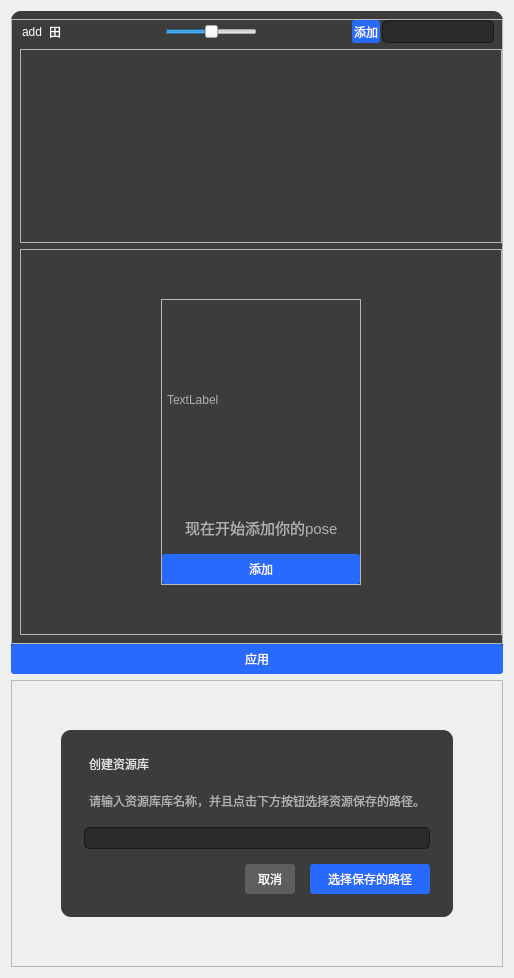
  <widget class="QWidget" name="centralwidget">
   <property name="sizePolicy">
    <sizepolicy hsizetype="MinimumExpanding" vsizetype="MinimumExpanding">
     <horstretch>0</horstretch>
     <verstretch>0</verstretch>
    </sizepolicy>
   </property>
   <layout class="QVBoxLayout" name="verticalLayout_4">
    <item>
     <widget class="QFrame" name="library_frame">
      <property name="styleSheet">
       <string notr="true">QFrame#library_frame{
	background-color:rgb(60, 60, 60);
	border-radius:10px;
}


QScrollBar:vertical {
border: 0px ;
background-color:rgb(60, 60, 60);
width:6px;
}
QScrollBar::handle:vertical{
background:rgb(225,225, 225);
min-height: 0px;
}
QScrollBar::add-line:vertical {
background: rgb(255, 0, 0);
       height: 0px;
     subcontrol-position: bottom;
        subcontrol-origin: margin;
    }
#QScrollBar::sub-line:vertical {
 background: rgb(0, 255, 17);
    height: 0 px;
     subcontrol-position: top;
  subcontrol-origin: margin;
    }</string>
      </property>
      <property name="frameShape">
       <enum>QFrame::StyledPanel</enum>
      </property>
      <property name="frameShadow">
       <enum>QFrame::Raised</enum>
      </property>
      <layout class="QVBoxLayout" name="verticalLayout_11">
       <property name="spacing">
        <number>0</number>
       </property>
       <property name="leftMargin">
        <number>0</number>
       </property>
       <property name="topMargin">
        <number>8</number>
       </property>
       <property name="rightMargin">
        <number>0</number>
       </property>
       <property name="bottomMargin">
        <number>0</number>
       </property>
       <item>
        <layout class="QHBoxLayout" name="horizontalLayout_3">
         <property name="spacing">
          <number>0</number>
         </property>
         <property name="leftMargin">
          <number>0</number>
         </property>
         <property name="topMargin">
          <number>0</number>
         </property>
         <property name="rightMargin">
          <number>0</number>
         </property>
         <property name="bottomMargin">
          <number>0</number>
         </property>
        </layout>
       </item>
       <item>
        <layout class="QHBoxLayout" name="horizontalLayout_2" stretch="0">
         <property name="spacing">
          <number>0</number>
         </property>
         <item>
          <widget class="QFrame" name="UI_Library_frame">
           <property name="styleSheet">
            <string notr="true"/>
           </property>
           <property name="frameShape">
            <enum>QFrame::StyledPanel</enum>
           </property>
           <property name="frameShadow">
            <enum>QFrame::Raised</enum>
           </property>
           <layout class="QVBoxLayout" name="verticalLayout_6">
            <property name="spacing">
             <number>6</number>
            </property>
            <property name="leftMargin">
             <number>8</number>
            </property>
            <property name="topMargin">
             <number>0</number>
            </property>
            <property name="rightMargin">
             <number>0</number>
            </property>
            <property name="bottomMargin">
             <number>8</number>
            </property>
            <item>
             <layout class="QHBoxLayout" name="horizontalLayout_4">
              <property name="spacing">
               <number>2</number>
              </property>
              <property name="leftMargin">
               <number>0</number>
              </property>
              <property name="topMargin">
               <number>0</number>
              </property>
              <property name="rightMargin">
               <number>8</number>
              </property>
              <property name="bottomMargin">
               <number>0</number>
              </property>
              <item>
               <widget class="QPushButton" name="pushButton">
                <property name="minimumSize">
                 <size>
                  <width>23</width>
                  <height>23</height>
                 </size>
                </property>
                <property name="styleSheet">
                 <string notr="true">QPushButton {
    background-color:transparent;
	color: rgb(255, 255, 255);
    border-width: 0px;
    border-radius: 3px;
    border-color: beige;
    padding: 2px;
	text-align:left
}
QPushButton:hover {
    background-color: rgb(150, 150, 150);
}
QPushButton:pressed {
    background-color:  rgb(210, 210, 210);
    border-style: inset;
}</string>
                </property>
                <property name="text">
                 <string>add</string>
                </property>
               </widget>
              </item>
              <item>
               <widget class="QPushButton" name="pushButton_3">
                <property name="minimumSize">
                 <size>
                  <width>23</width>
                  <height>23</height>
                 </size>
                </property>
                <property name="styleSheet">
                 <string notr="true">QPushButton {
    background-color:transparent;
	color: rgb(255, 255, 255);
    border-width: 0px;
    border-radius: 3px;
    border-color: beige;
    padding: 2px;
	text-align:left
}
QPushButton:hover {
    background-color: rgb(150, 150, 150);
}
QPushButton:pressed {
    background-color:  rgb(210, 210, 210);
    border-style: inset;
}</string>
                </property>
                <property name="text">
                 <string>田</string>
                </property>
               </widget>
              </item>
              <item>
               <spacer name="horizontalSpacer_13">
                <property name="orientation">
                 <enum>Qt::Horizontal</enum>
                </property>
                <property name="sizeHint" stdset="0">
                 <size>
                  <width>40</width>
                  <height>20</height>
                 </size>
                </property>
               </spacer>
              </item>
              <item>
               <widget class="QSlider" name="horizontalSlider">
                <property name="singleStep">
                 <number>15</number>
                </property>
                <property name="pageStep">
                 <number>20</number>
                </property>
                <property name="value">
                 <number>50</number>
                </property>
                <property name="orientation">
                 <enum>Qt::Horizontal</enum>
                </property>
               </widget>
              </item>
              <item>
               <spacer name="horizontalSpacer_2">
                <property name="orientation">
                 <enum>Qt::Horizontal</enum>
                </property>
                <property name="sizeType">
                 <enum>QSizePolicy::MinimumExpanding</enum>
                </property>
                <property name="sizeHint" stdset="0">
                 <size>
                  <width>0</width>
                  <height>0</height>
                 </size>
                </property>
               </spacer>
              </item>
              <item>
               <widget class="QPushButton" name="Btn_Creat">
                <property name="minimumSize">
                 <size>
                  <width>23</width>
                  <height>23</height>
                 </size>
                </property>
                <property name="styleSheet">
                 <string notr="true">QPushButton {
    background-color:rgb(40, 105, 254);
	color: rgb(255, 255, 255);
    border-width: 0px;
    border-radius: 3px;
    border-color: beige;
    padding: 2px;

}
QPushButton:hover {
    background-color:rgb(14, 59, 229);
}
QPushButton:pressed {
    background-color: rgb(1, 33, 154);
    border-style: inset;
}

</string>
                </property>
                <property name="text">
                 <string>添加</string>
                </property>
               </widget>
              </item>
              <item>
               <widget class="QLineEdit" name="lineEdit">
                <property name="sizePolicy">
                 <sizepolicy hsizetype="Minimum" vsizetype="Fixed">
                  <horstretch>0</horstretch>
                  <verstretch>0</verstretch>
                 </sizepolicy>
                </property>
                <property name="minimumSize">
                 <size>
                  <width>23</width>
                  <height>23</height>
                 </size>
                </property>
                <property name="autoFillBackground">
                 <bool>false</bool>
                </property>
                <property name="styleSheet">
                 <string notr="true">QLineEdit{
background-color:rgb(42, 42, 42);
color:rgb(255, 255, 255);
border-radius: 5px; 
border: 1px solid rgb(25, 25, 25);
padding: 2px;
}
</string>
                </property>
                <property name="inputMethodHints">
                 <set>Qt::ImhNone</set>
                </property>
                <property name="text">
                 <string/>
                </property>
               </widget>
              </item>
             </layout>
            </item>
            <item>
             <widget class="QFrame" name="frame_2">
              <property name="frameShape">
               <enum>QFrame::StyledPanel</enum>
              </property>
              <property name="frameShadow">
               <enum>QFrame::Raised</enum>
              </property>
              <layout class="QVBoxLayout" name="verticalLayout_10" stretch="0">
               <property name="spacing">
                <number>0</number>
               </property>
               <property name="leftMargin">
                <number>0</number>
               </property>
               <property name="topMargin">
                <number>0</number>
               </property>
               <property name="rightMargin">
                <number>4</number>
               </property>
               <property name="bottomMargin">
                <number>0</number>
               </property>
               <item>
                <widget class="QTableWidget" name="tableWidget">
                 <property name="styleSheet">
                  <string notr="true">QTableWidget
{
background-color: transparent;
color:rgb(255, 255, 255);
border: 0px solid rgb(17, 17, 17);
}    
QTableWidget::item {
    background-color:transparent;
	color: rgb(255, 255, 255);
    border-width: 0px;
    border-radius: 3px;
    border-color: beige;
    padding: 2px;
	text-align:left
}
QTableWidget::item:hover {
    background-color:  rgb(40, 105, 254);
}
QTableWidget::item:pressed {
    background-color:  rgb(210, 210, 210);

}

QTableWidget::item:selected {
    background-color:  rgb(40, 105, 254);

}


</string>
                 </property>
                 <property name="horizontalScrollBarPolicy">
                  <enum>Qt::ScrollBarAlwaysOff</enum>
                 </property>
                 <property name="editTriggers">
                  <set>QAbstractItemView::AnyKeyPressed|QAbstractItemView::EditKeyPressed|QAbstractItemView::SelectedClicked</set>
                 </property>
                 <property name="iconSize">
                  <size>
                   <width>0</width>
                   <height>0</height>
                  </size>
                 </property>
                 <property name="showGrid">
                  <bool>false</bool>
                 </property>
                 <property name="gridStyle">
                  <enum>Qt::SolidLine</enum>
                 </property>
                 <property name="wordWrap">
                  <bool>true</bool>
                 </property>
                 <property name="cornerButtonEnabled">
                  <bool>true</bool>
                 </property>
                 <attribute name="horizontalHeaderVisible">
                  <bool>false</bool>
                 </attribute>
                 <attribute name="horizontalHeaderHighlightSections">
                  <bool>true</bool>
                 </attribute>
                 <attribute name="verticalHeaderVisible">
                  <bool>false</bool>
                 </attribute>
                 <attribute name="verticalHeaderHighlightSections">
                  <bool>true</bool>
                 </attribute>
                 <row>
                  <property name="text">
                   <string>New Row</string>
                  </property>
                 </row>
                 <row>
                  <property name="text">
                   <string>New Row</string>
                  </property>
                 </row>
                 <column>
                  <property name="text">
                   <string>New Column</string>
                  </property>
                 </column>
                 <column>
                  <property name="text">
                   <string>New Column</string>
                  </property>
                 </column>
                </widget>
               </item>
              </layout>
             </widget>
            </item>
            <item>
             <widget class="QFrame" name="frame_11">
              <property name="frameShape">
               <enum>QFrame::StyledPanel</enum>
              </property>
              <property name="frameShadow">
               <enum>QFrame::Raised</enum>
              </property>
              <layout class="QGridLayout" name="gridLayout">
               <item row="1" column="1">
                <widget class="QFrame" name="frame_12">
                 <property name="minimumSize">
                  <size>
                   <width>200</width>
                   <height>250</height>
                  </size>
                 </property>
                 <property name="maximumSize">
                  <size>
                   <width>200</width>
                   <height>16777215</height>
                  </size>
                 </property>
                 <property name="frameShape">
                  <enum>QFrame::StyledPanel</enum>
                 </property>
                 <property name="frameShadow">
                  <enum>QFrame::Raised</enum>
                 </property>
                 <layout class="QVBoxLayout" name="verticalLayout_18" stretch="1,0,0">
                  <property name="spacing">
                   <number>12</number>
                  </property>
                  <property name="leftMargin">
                   <number>0</number>
                  </property>
                  <property name="topMargin">
                   <number>0</number>
                  </property>
                  <property name="rightMargin">
                   <number>0</number>
                  </property>
                  <property name="bottomMargin">
                   <number>0</number>
                  </property>
                  <item>
                   <layout class="QVBoxLayout" name="verticalLayout_19">
                    <property name="spacing">
                     <number>6</number>
                    </property>
                    <item>
                     <widget class="QLabel" name="label_5">
                      <property name="minimumSize">
                       <size>
                        <width>200</width>
                        <height>200</height>
                       </size>
                      </property>
                      <property name="maximumSize">
                       <size>
                        <width>200</width>
                        <height>200</height>
                       </size>
                      </property>
                      <property name="styleSheet">
                       <string notr="true">QLabel{
    background-color:transparent;
	color:rgb(176, 176, 176);

    border-width: 0px;
    border-radius: 3px;
    border-color: beige;
    padding: 2px;
	text-align:left
}
</string>
                      </property>
                      <property name="text">
                       <string>TextLabel</string>
                      </property>
                     </widget>
                    </item>
                   </layout>
                  </item>
                  <item>
                   <layout class="QHBoxLayout" name="horizontalLayout_17">
                    <item>
                     <spacer name="horizontalSpacer_12">
                      <property name="orientation">
                       <enum>Qt::Horizontal</enum>
                      </property>
                      <property name="sizeHint" stdset="0">
                       <size>
                        <width>0</width>
                        <height>0</height>
                       </size>
                      </property>
                     </spacer>
                    </item>
                    <item>
                     <widget class="QLabel" name="label_6">
                      <property name="minimumSize">
                       <size>
                        <width>30</width>
                        <height>30</height>
                       </size>
                      </property>
                      <property name="font">
                       <font>
                        <pointsize>11</pointsize>
                       </font>
                      </property>
                      <property name="styleSheet">
                       <string notr="true">QLabel{
    background-color:transparent;
	color:rgb(176, 176, 176);

    border-width: 0px;
    border-radius: 3px;
    border-color: beige;
    padding: 2px;
	text-align:left
}
</string>
                      </property>
                      <property name="text">
                       <string>现在开始添加你的pose</string>
                      </property>
                     </widget>
                    </item>
                    <item>
                     <spacer name="horizontalSpacer_11">
                      <property name="orientation">
                       <enum>Qt::Horizontal</enum>
                      </property>
                      <property name="sizeHint" stdset="0">
                       <size>
                        <width>0</width>
                        <height>0</height>
                       </size>
                      </property>
                     </spacer>
                    </item>
                   </layout>
                  </item>
                  <item>
                   <layout class="QHBoxLayout" name="horizontalLayout_16">
                    <item>
                     <widget class="QPushButton" name="pushButton_7">
                      <property name="minimumSize">
                       <size>
                        <width>0</width>
                        <height>30</height>
                       </size>
                      </property>
                      <property name="styleSheet">
                       <string notr="true">QPushButton {
    background-color:rgb(40, 105, 254);
	color: rgb(255, 255, 255);
    border-width: 0px;
    border-radius: 3px;
    border-color: beige;
    padding: 2px;

}
QPushButton:hover {
    background-color:rgb(14, 59, 229);
}
QPushButton:pressed {
    background-color: rgb(1, 33, 154);
    border-style: inset;
}

</string>
                      </property>
                      <property name="text">
                       <string>添加</string>
                      </property>
                     </widget>
                    </item>
                   </layout>
                  </item>
                 </layout>
                </widget>
               </item>
               <item row="0" column="1">
                <spacer name="verticalSpacer_4">
                 <property name="orientation">
                  <enum>Qt::Vertical</enum>
                 </property>
                 <property name="sizeHint" stdset="0">
                  <size>
                   <width>20</width>
                   <height>40</height>
                  </size>
                 </property>
                </spacer>
               </item>
               <item row="1" column="2">
                <spacer name="horizontalSpacer_9">
                 <property name="orientation">
                  <enum>Qt::Horizontal</enum>
                 </property>
                 <property name="sizeHint" stdset="0">
                  <size>
                   <width>40</width>
                   <height>20</height>
                  </size>
                 </property>
                </spacer>
               </item>
               <item row="2" column="1">
                <spacer name="verticalSpacer_5">
                 <property name="orientation">
                  <enum>Qt::Vertical</enum>
                 </property>
                 <property name="sizeHint" stdset="0">
                  <size>
                   <width>20</width>
                   <height>40</height>
                  </size>
                 </property>
                </spacer>
               </item>
               <item row="1" column="0">
                <spacer name="horizontalSpacer_10">
                 <property name="orientation">
                  <enum>Qt::Horizontal</enum>
                 </property>
                 <property name="sizeType">
                  <enum>QSizePolicy::Expanding</enum>
                 </property>
                 <property name="sizeHint" stdset="0">
                  <size>
                   <width>40</width>
                   <height>20</height>
                  </size>
                 </property>
                </spacer>
               </item>
              </layout>
             </widget>
            </item>
           </layout>
          </widget>
         </item>
        </layout>
       </item>
       <item>
        <layout class="QHBoxLayout" name="horizontalLayout">
         <property name="spacing">
          <number>0</number>
         </property>
         <property name="leftMargin">
          <number>0</number>
         </property>
         <property name="topMargin">
          <number>0</number>
         </property>
         <property name="rightMargin">
          <number>0</number>
         </property>
         <property name="bottomMargin">
          <number>0</number>
         </property>
         <item>
          <widget class="QPushButton" name="Btn_Apply2">
           <property name="minimumSize">
            <size>
             <width>50</width>
             <height>30</height>
            </size>
           </property>
           <property name="styleSheet">
            <string notr="true">QPushButton {
    background-color:rgb(40, 105, 254);
	color: rgb(255, 255, 255);
    border-width: 0px;
    border-radius: 3px;
    border-color: beige;
    padding: 2px;

}
QPushButton:hover {
    background-color:rgb(14, 59, 229);
}
QPushButton:pressed {
    background-color: rgb(1, 33, 154);
    border-style: inset;
}

</string>
           </property>
           <property name="text">
            <string>应用</string>
           </property>
          </widget>
         </item>
        </layout>
       </item>
      </layout>
     </widget>
    </item>
    <item>
     <widget class="QFrame" name="frame_9">
      <property name="frameShape">
       <enum>QFrame::StyledPanel</enum>
      </property>
      <property name="frameShadow">
       <enum>QFrame::Raised</enum>
      </property>
      <layout class="QGridLayout" name="gridLayout_2">
       <item row="1" column="3">
        <spacer name="horizontalSpacer_5">
         <property name="orientation">
          <enum>Qt::Horizontal</enum>
         </property>
         <property name="sizeHint" stdset="0">
          <size>
           <width>40</width>
           <height>20</height>
          </size>
         </property>
        </spacer>
       </item>
       <item row="0" column="2">
        <spacer name="verticalSpacer_2">
         <property name="orientation">
          <enum>Qt::Vertical</enum>
         </property>
         <property name="sizeHint" stdset="0">
          <size>
           <width>20</width>
           <height>40</height>
          </size>
         </property>
        </spacer>
       </item>
       <item row="2" column="2">
        <spacer name="verticalSpacer">
         <property name="orientation">
          <enum>Qt::Vertical</enum>
         </property>
         <property name="sizeHint" stdset="0">
          <size>
           <width>20</width>
           <height>40</height>
          </size>
         </property>
        </spacer>
       </item>
       <item row="1" column="0">
        <spacer name="horizontalSpacer_4">
         <property name="orientation">
          <enum>Qt::Horizontal</enum>
         </property>
         <property name="sizeHint" stdset="0">
          <size>
           <width>40</width>
           <height>20</height>
          </size>
         </property>
        </spacer>
       </item>
       <item row="1" column="2">
        <widget class="QFrame" name="frame_10">
         <property name="minimumSize">
          <size>
           <width>320</width>
           <height>160</height>
          </size>
         </property>
         <property name="styleSheet">
          <string notr="true">QFrame#frame_10{
	background-color:rgb(60, 60, 60);
	border-radius:10px;
}
</string>
         </property>
         <property name="frameShape">
          <enum>QFrame::StyledPanel</enum>
         </property>
         <property name="frameShadow">
          <enum>QFrame::Raised</enum>
         </property>
         <layout class="QVBoxLayout" name="verticalLayout_7">
          <property name="spacing">
           <number>15</number>
          </property>
          <property name="leftMargin">
           <number>23</number>
          </property>
          <property name="topMargin">
           <number>23</number>
          </property>
          <property name="rightMargin">
           <number>23</number>
          </property>
          <property name="bottomMargin">
           <number>23</number>
          </property>
          <item>
           <layout class="QHBoxLayout" name="horizontalLayout_6">
            <item>
             <widget class="QLabel" name="label_3">
              <property name="styleSheet">
               <string notr="true">QLabel{
    background-color:transparent;
	color:rgb(225, 225, 225);
    border-width: 0px;
    border-radius: 3px;
    border-color: beige;
    padding: 2px;
	text-align:left
}
</string>
              </property>
              <property name="text">
               <string>创建资源库</string>
              </property>
             </widget>
            </item>
           </layout>
          </item>
          <item>
           <layout class="QHBoxLayout" name="horizontalLayout_13">
            <item>
             <widget class="QLabel" name="label_4">
              <property name="styleSheet">
               <string notr="true">QLabel{
    background-color:transparent;
	color:rgb(176, 176, 176);

    border-width: 0px;
    border-radius: 3px;
    border-color: beige;
    padding: 2px;
	text-align:left
}
</string>
              </property>
              <property name="text">
               <string>请输入资源库库名称，并且点击下方按钮选择资源保存的路径。</string>
              </property>
             </widget>
            </item>
           </layout>
          </item>
          <item>
           <layout class="QHBoxLayout" name="horizontalLayout_15">
            <item>
             <widget class="QLineEdit" name="lineEdit_2">
              <property name="styleSheet">
               <string notr="true">QLineEdit{
background-color:rgb(42, 42, 42);
color:rgb(255, 255, 255);
border-radius: 5px; 
border: 1px solid rgb(25, 25, 25);
padding: 2px;
}
</string>
              </property>
             </widget>
            </item>
           </layout>
          </item>
          <item>
           <layout class="QHBoxLayout" name="horizontalLayout_14">
            <item>
             <spacer name="horizontalSpacer_8">
              <property name="orientation">
               <enum>Qt::Horizontal</enum>
              </property>
              <property name="sizeHint" stdset="0">
               <size>
                <width>40</width>
                <height>20</height>
               </size>
              </property>
             </spacer>
            </item>
            <item>
             <widget class="QPushButton" name="pushButton_6">
              <property name="minimumSize">
               <size>
                <width>50</width>
                <height>30</height>
               </size>
              </property>
              <property name="styleSheet">
               <string notr="true">QPushButton {
    background-color:rgb(94, 94, 94);
	color: rgb(255, 255, 255);
    border-width: 0px;
    border-radius: 3px;
    border-color: beige;
    padding: 2px;

}
QPushButton:hover {
    background-color:rgb(80, 80, 80);
}
QPushButton:pressed {
    background-color: rgb(70, 70, 70);
    border-style: inset;
}

</string>
              </property>
              <property name="text">
               <string>取消</string>
              </property>
             </widget>
            </item>
            <item>
             <widget class="QPushButton" name="pushButton_5">
              <property name="minimumSize">
               <size>
                <width>120</width>
                <height>30</height>
               </size>
              </property>
              <property name="styleSheet">
               <string notr="true">QPushButton {
    background-color:rgb(40, 105, 254);
	color: rgb(255, 255, 255);
    border-width: 0px;
    border-radius: 3px;
    border-color: beige;
    padding: 2px;

}
QPushButton:hover {
    background-color:rgb(14, 59, 229);
}
QPushButton:pressed {
    background-color: rgb(1, 33, 154);
    border-style: inset;
}

</string>
              </property>
              <property name="text">
               <string>选择保存的路径</string>
              </property>
             </widget>
            </item>
           </layout>
          </item>
         </layout>
        </widget>
       </item>
      </layout>
     </widget>
    </item>
   </layout>
  </widget>
